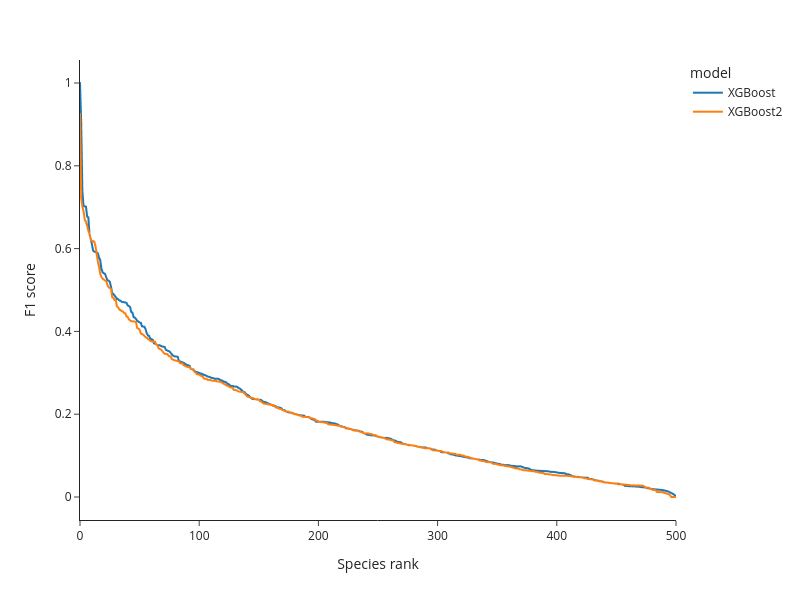

The code cell stored with this chart in its notebook:
### Code cell
import plotly.express as px

fig = px.line(data[data['x'] <= 500], x='x', y='F1', color='model', template = 'simple_white',
           width = 800, height=600)

fig.update_layout(
    xaxis_title='Species rank',
    yaxis_title='F1 score')

### Figure 1 — Plotly figure (JSON) as saved in the notebook; plotly's stock layout.template omitted (floating-point values rounded to 4 significant figures; data arrays with more than 128 entries replaced by an {"elided": "..."} marker saying what was removed)
{"data": [{"hovertemplate": "model=XGBoost<br>x=%{x}<br>F1=%{y}<extra></extra>", "legendgroup": "XGBoost", "line": {"color": "#1F77B4", "dash": "solid"}, "marker": {"symbol": "circle"}, "mode": "lines", "name": "XGBoost", "showlegend": true, "type": "scattergl", "x": {"elided": "501 int values"}, "xaxis": "x", "y": {"elided": "501 float values"}, "yaxis": "y"}, {"hovertemplate": "model=XGBoost2<br>x=%{x}<br>F1=%{y}<extra></extra>", "legendgroup": "XGBoost2", "line": {"color": "#FF7F0E", "dash": "solid"}, "marker": {"symbol": "circle"}, "mode": "lines", "name": "XGBoost2", "showlegend": true, "type": "scattergl", "x": {"elided": "501 int values"}, "xaxis": "x", "y": {"elided": "501 float values"}, "yaxis": "y"}], "layout": {"height": 600, "legend": {"title": {"text": "model"}, "tracegroupgap": 0}, "margin": {"t": 60}, "width": 800, "xaxis": {"anchor": "y", "domain": [0, 1], "title": {"text": "Species rank"}}, "yaxis": {"anchor": "x", "domain": [0, 1], "title": {"text": "F1 score"}}}}
